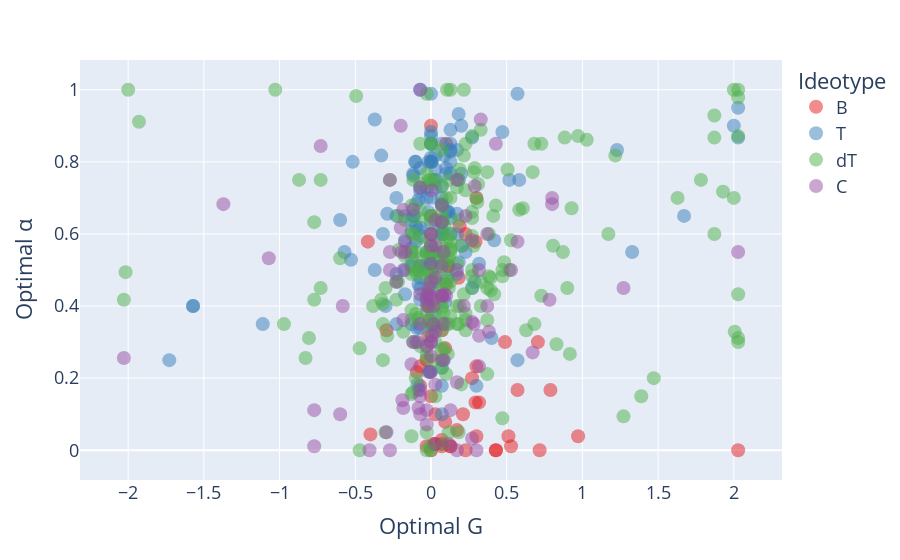

The code cell stored with this chart in its notebook:
### Code cell
fig = px.scatter(
    ideotypes_df,
    x="optimal G",
    y="optimal alpha",
    color=ideotypes_df["ideotype (T/C/B)"].astype(str),
    hover_name="arbor name",
    opacity=0.5,
    color_discrete_sequence=px.colors.qualitative.Set1,
)

fig.update_traces(marker=dict(size=14))
fig.update_layout(
    font=dict(size=18),
    legend_title_text="Ideotype",
    xaxis_title="Optimal G",
    yaxis_title="Optimal α",
    showlegend=True
)

fig.show()
fig.write_html("docs/Optimal_G_alpha_ideotypes.html")
fig.write_image("paper-figs/Ideotypes-Analysis/Optimal-alpha-vs-G.pdf")

### Figure 1 — Plotly figure (JSON) as saved in the notebook; plotly's stock layout.template omitted (floating-point values rounded to 4 significant figures; data arrays with more than 128 entries replaced by an {"elided": "..."} marker saying what was removed)
{"data": [{"hovertemplate": "<b>%{hovertext}</b><br><br>ideotype (T/C/B)=B<br>optimal G=%{x}<br>optimal alpha=%{y}<extra></extra>", "hovertext": ["101_2_C_day5", "101_3_C_day5", "101_3_S_day5", "103_2_C_day5", "106_2_C_day5", "106_1_S_day5", "138_4_C_day5", "142_1_C_day5", "144_3_C_day5", "144_2_C_day5", "144_3_S_day5", "166_2_C_day5", "170_3_C_day5", "175_3_C_day5", "175_4_C_day5", "179_1_C_day5", "189_3_C_day5", "194_3_C_day5", "194_3_S_day5", "195_1_C_day5", "196_1_S_day5", "197_3_C_day5", "198_1_C_day5", "212_1_C_day5", "220_1_S_day5", "222_1_S_day5", "233_2_C_day5", "233_3_C_day5", "233_1_C_day5", "233_1_S_day5", "233_2_S_day5", "239_2_S_day5", "250_4_C_day5", "250_2_S_day5", "250_1_S_day5", "253_1_C_day5", "256_3_C_day5", "256_2_C_day5", "258_3_C_day5", "271_3_C_day5", "271_4_C_day5", "271_2_C_day5", "271_1_S_day5", "283_3_C_day5", "283_3_S_day5", "286_2_C_day5", "286_1_C_day5", "286_3_C_day5", "286_1_S_day5", "288_2_C_day5", "290_1_C_day5", "291_2_C_day5", "291_1_C_day5", "291_3_C_day5", "292_3_C_day5", "292_2_C_day5", "292_2_S_day5", "300_2_C_day5", "307_3_C_day5"], "legendgroup": "B", "marker": {"color": "rgb(228,26,28)", "opacity": 0.5, "size": 14, "symbol": "circle"}, "mode": "markers", "name": "B", "orientation": "v", "showlegend": true, "type": "scatter", "x": [0.0, 0.7173, 0.3173, -0.0286, 0.5113, 2.029, -0.0173, -0.0173, 0.1887, 0.3, 0.0286, 0.1827, 0.1714, 0.2714, 0.2286, 0.2113, -0.294, 0.094, 0.0173, 0.1, -0.0714, -0.0113, 0.4286, 0.0714, 0.706, 0.5286, 0.0, 0.4286, 0.4887, 0.0714, 0.1286, 0.0, 0.1113, 0.0714, 0.1173, -0.0286, 0.9714, -0.4173, 0.294, 0.0714, -0.0714, -0.006, -0.094, 0.0, -0.0714, 0.2286, 0.1, 0.0714, 0.5714, -0.4, 0.294, 0.0286, 0.0714, 0.094, 0.3, 0.1286, 0.3, -0.0113, 0.7887], "xaxis": "x", "y": [0.15, 0.0, 0.1327, 0.25, 0.0387, 0.0, 0.4, 0.3173, 0.6214, 0.2327, 0.0173, 0.4786, 0.056, 0.2, 0.0, 0.1, 0.3327, 0.0786, 0.0173, 0.85, 0.5113, 0.3613, 0.0, 0.0286, 0.3, 0.0113, 0.0, 0.0, 0.3, 0.0113, 0.0113, 0.65, 0.5113, 0.3327, 0.5113, 0.0113, 0.0387, 0.5786, 0.1327, 0.4286, 0.2327, 0.2173, 0.2173, 0.9, 0.1786, 0.6, 0.4613, 0.25, 0.1673, 0.044, 0.5786, 0.1, 0.0173, 0.2827, 0.0387, 0.0113, 0.7, 0.4, 0.1673], "yaxis": "y"}, {"hovertemplate": "<b>%{hovertext}</b><br><br>ideotype (T/C/B)=T<br>optimal G=%{x}<br>optimal alpha=%{y}<extra></extra>", "hovertext": {"elided": "156 str values"}, "legendgroup": "T", "marker": {"color": "rgb(55,126,184)", "opacity": 0.5, "size": 14, "symbol": "circle"}, "mode": "markers", "name": "T", "orientation": "v", "showlegend": true, "type": "scatter", "x": {"elided": "156 float values"}, "xaxis": "x", "y": {"elided": "156 float values"}, "yaxis": "y"}, {"hovertemplate": "<b>%{hovertext}</b><br><br>ideotype (T/C/B)=dT<br>optimal G=%{x}<br>optimal alpha=%{y}<extra></extra>", "hovertext": {"elided": "251 str values"}, "legendgroup": "dT", "marker": {"color": "rgb(77,175,74)", "opacity": 0.5, "size": 14, "symbol": "circle"}, "mode": "markers", "name": "dT", "orientation": "v", "showlegend": true, "type": "scatter", "x": {"elided": "251 float values"}, "xaxis": "x", "y": {"elided": "251 float values"}, "yaxis": "y"}, {"hovertemplate": "<b>%{hovertext}</b><br><br>ideotype (T/C/B)=C<br>optimal G=%{x}<br>optimal alpha=%{y}<extra></extra>", "hovertext": ["103_1_C_day5", "103_4_S_day5", "104_1_C_day5", "104_2_S_day5", "104_1_S_day5", "105_2_S_day5", "138_3_S_day5", "139_1_C_day5", "140_2_C_day5", "140_1_C_day5", "140_3_C_day5", "141_3_C_day5", "142_3_S_day5", "142_1_S_day5", "147_1_S_day5", "165_2_C_day5", "165_2_S_day5", "166_1_S_day5", "167_1_C_day5", "168_2_S_day5", "169_3_S_day5", "169_2_S_day5", "171_1_S_day5", "173_1_C_day5", "173_2_S_day5", "174_2_C_day5", "174_1_C_day5", "174_3_S_day5", "194_2_S_day5", "197_1_S_day5", "198_2_S_day5", "198_3_S_day5", "199_3_C_day5", "201_1_S_day5", "201_2_S_day5", "201_3_S_day5", "207_3_S_day5", "211_2_S_day5", "211_3_S_day5", "212_3_S_day5", "212_2_S_day5", "213_1_S_day5", "214_2_S_day5", "220_2_C_day5", "220_1_C_day5", "222_1_C_day5", "225_2_C_day5", "228_4_S_day5", "230_1_C_day5", "230_3_C_day5", "230_3_s_day5", "231_3_C_day5", "231_2_S_day5", "231_3_S_day5", "233_4_C_day5", "233_3_S_day5", "235_1_S_day5", "236_3_S_day5", "236_4_S_day5", "236_2_S_day5", "239_4_C_day5", "240_2_C_day5", "240_1_C_day5", "240_2_S_day5", "240_1_S_day5", "241_3_S_day5", "244_3_C_day5", "245_3_S_day5", "247_1_C_day5", "249_1_S_day5", "253_3_S_day5", "256_3_S_day5", "264_2_S_day5", "270_1_C_day5", "270_2_C_day5", "271_1_C_day5", "271_2_S_day5", "271_3_S_day5", "273_2_C_day5", "273_1_S_day5", "277_1_S_day5", "280_1_S_day5", "283_2_S_day5", "283_1_S_day5", "285_3_S_day5", "287_2_C_day5", "290_1_S_day5", "291_2_S_day5", "291_1_S_day5", "291_3_S_day5", "294_1_S_day5", "299_3_C_day5", "300_3_S_day5", "300_2_S_day5", "301_2_C_day5", "301_3_C_day5", "301_3_S_day5", "301_2_S_day5", "301_1_S_day5", "307_3_S_day5", "307_1_S_day5", "308_2_C_day5", "308_1_S_day5", "308_2_S_day5", "308_3_S_day5"], "legendgroup": "C", "marker": {"color": "rgb(152,78,163)", "opacity": 0.5, "size": 14, "symbol": "circle"}, "mode": "markers", "name": "C", "orientation": "v", "showlegend": true, "type": "scatter", "x": [-0.006, 0.7827, 0.0714, -0.6, -0.0286, 0.0286, -0.006, 0.2887, -0.0173, 0.0, -0.0887, 0.1714, 0.0827, 0.0827, 0.3173, 0.3, 0.0173, 0.2714, -0.5827, 0.3714, -0.1173, 0.5714, 0.3173, 0.0887, 0.3173, -0.0286, 0.0, -0.0714, -2.029, 0.8, 0.1714, -0.0714, 0.2827, 0.4286, -0.0286, 0.0286, 0.1714, -0.0827, -0.2286, 0.0286, 0.0173, 2.029, -0.2, -1.071, -0.1827, 0.0, 0.3286, 0.6714, 0.3714, -0.2714, -0.2714, 0.1173, -0.7286, 0.0, -0.7714, -0.1827, -0.1827, 0.2714, 0.1, -0.294, -0.0714, 0.0286, 0.0, -0.0286, 0.1286, 0.0, 0.0, 0.0714, -0.1714, 0.006, -0.2714, -1.371, 0.0714, 0.1714, 0.0286, -0.0173, -0.1827, -0.0714, -0.194, -0.2, -0.7714, 0.0714, 0.8, -0.0714, -0.1887, -0.1714, 0.006, -0.1286, 0.2173, 1.271, -0.0714, -0.1173, 0.0827, -0.2714, -0.0286, 0.2714, 0.0286, 0.0, 0.5286, 0.2286, 0.3827, 0.006, -0.0714, 0.0714, -0.406], "xaxis": "x", "y": [0.2173, 0.4173, 0.4286, 0.1, 0.0714, 0.6387, 0.4286, 0.7327, 0.45, 0.3, 0.3, 0.5, 0.55, 0.35, 0.5, 0.0, 0.35, 0.0327, 0.4, 0.6, 0.3, 0.5786, 0.2327, 0.4327, 0.3173, 0.4214, 0.2613, 0.35, 0.256, 0.7, 0.1887, 0.1, 0.35, 0.85, 0.2887, 0.5673, 0.0, 0.1173, 0.4673, 0.0173, 0.4, 0.55, 0.9, 0.5327, 0.3613, 0.5173, 0.9173, 0.2714, 0.4, 0.5, 0.55, 0.0173, 0.844, 0.3, 0.0113, 0.1173, 0.5, 0.5827, 0.4286, 0.05, 0.4327, 0.3286, 0.4673, 0.1113, 0.1113, 0.5673, 0.6, 0.4286, 0.55, 0.3173, 0.75, 0.6827, 0.6327, 0.75, 0.4786, 0.4327, 0.6673, 0.15, 0.55, 0.6173, 0.1113, 0.5113, 0.6827, 0.7286, 0.1387, 0.5786, 0.4173, 0.2387, 0.4, 0.45, 0.1673, 0.6673, 0.25, 0.0, 0.4, 0.356, 0.1827, 0.6, 0.5, 0.65, 0.3286, 0.7214, 1.0, 0.6786, 0.0], "yaxis": "y"}], "layout": {"autosize": true, "font": {"size": 18}, "legend": {"title": {"text": "Ideotype"}, "tracegroupgap": 0}, "margin": {"t": 60}, "showlegend": true, "xaxis": {"anchor": "y", "autorange": true, "domain": [0, 1], "range": [-2.307, 2.307], "title": {"text": "Optimal G"}, "type": "linear"}, "yaxis": {"anchor": "x", "autorange": true, "domain": [0, 1], "range": [-0.1094, 1.109], "title": {"text": "Optimal α"}, "type": "linear"}}}
